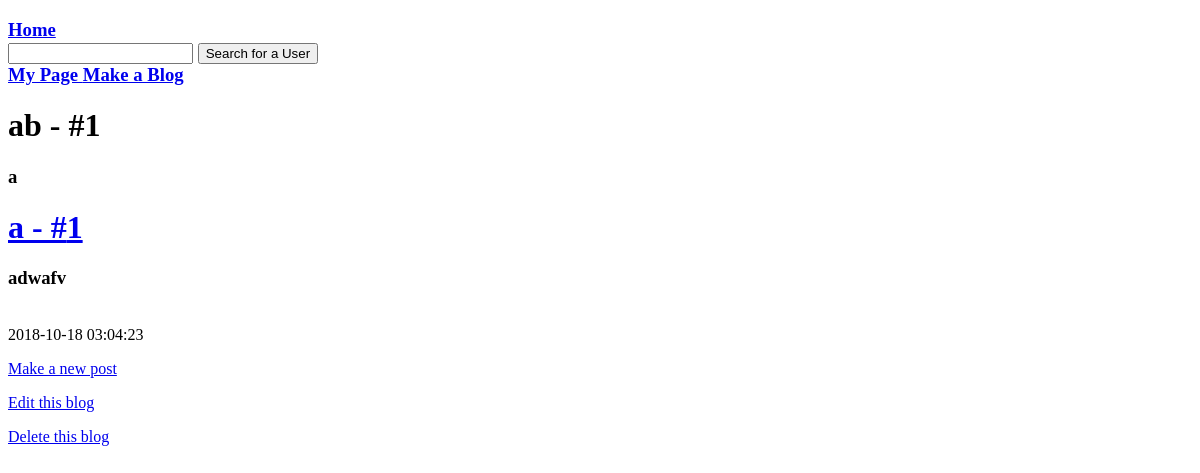
Before: /user/john/1 (signed in) with the older database file.
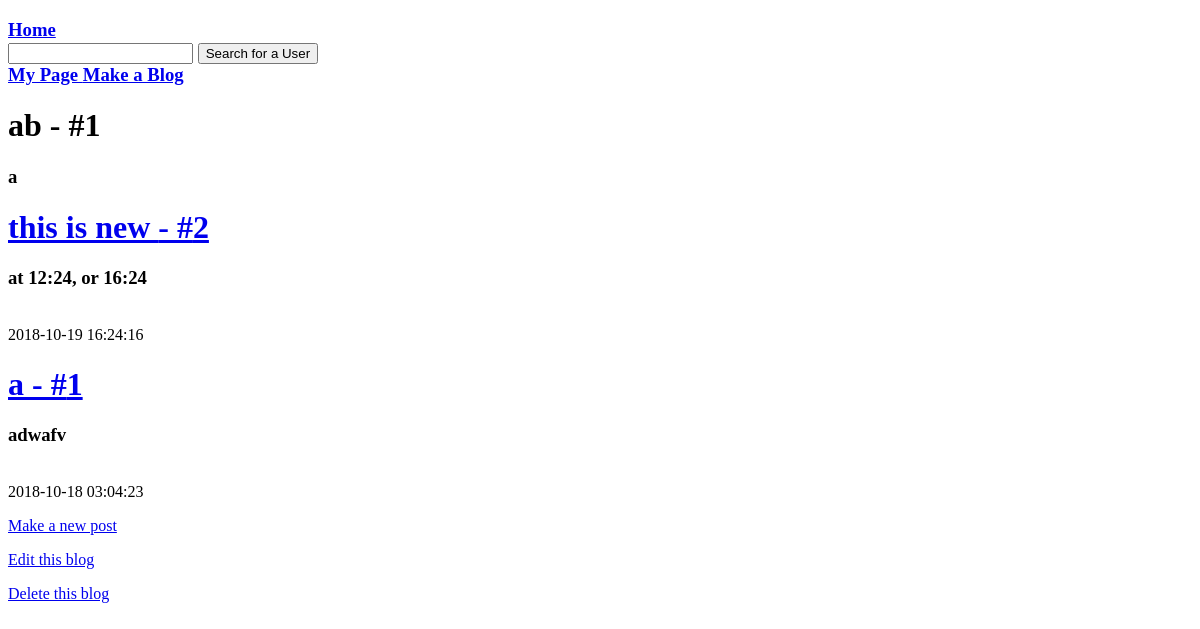
After: the same page with the newer database file.
### tables this page shows
CREATE TABLE blog(username TEXT, category TEXT, blog_title TEXT, description TEXT, blog_id INTEGER);

CREATE TABLE post(username TEXT, post_title TEXT, body TEXT, blog_id INTEGER, post_id INTEGER, timestamp DATETIME);

### blog.py (the view)
@app.route("/user/<user>/<blog_id>")
def dispBlog(user, blog_id):
    if 'user' not in session:
        return redirect("/login")
    try:
        db = sqlite3.connect(DB_FILE)
        c = db.cursor()
        c.execute("SELECT blog_title FROM blog where username='" + str(user) + "' AND blog_id=" + str(blog_id) + ";")
        title = c.fetchall()
        c.execute("SELECT description FROM blog where username='" + str(user) + "' AND blog_id=" + str(blog_id) + ";")
        description = c.fetchall()
        c.execute("SELECT blog_id FROM blog where username='" + str(user) + "' AND blog_id=" + str(blog_id) + ";")
        pid = c.fetchall()
        c.execute("SELECT post_title FROM post where username='" + str(user) + "' AND blog_id=" + str(blog_id) + ";")
        titles = c.fetchall()
        c.execute("SELECT body FROM post where username='" + str(user) + "' AND blog_id=" + str(blog_id) + ";")
        bodies = c.fetchall()
        c.execute("SELECT post_id FROM post where username='" + str(user) + "' AND blog_id=" + str(blog_id) + ";")
        ids = c.fetchall()
        c.execute("SELECT timestamp FROM post where username='" + str(user) + "' AND blog_id=" + str(blog_id) + ";")
        times = c.fetchall()
        db.commit()
        db.close()
        title = title[0][0]
        description = description[0][0]
        length = len(titles)
        if session['user'] == user:
            print("logged in")
            this_user = True
        else:
            this_user = False
        return render_template("blog.html", title=title, description=description, blog_id=blog_id, user=user,
                           this_user=this_user, length=length, titles=titles, bodies=bodies, ids=ids, times=times)
    except:
        flash("Error, blog does not exist.")
        return redirect("/")

### templates/blog.html (shortened to what this page needs)
<!DOCTYPE html>
<html>
    <head>
    </head>
    <body>
      <h3>
	<a href="/"> Home </a>
	<form action="/search">
	  <input type="text" name="query">
	  <input type="submit" value="Search for a User">
	</form>
	<a href="/mypage"> My Page </a>
	<a href="/add"> Make a Blog </a>
      </h3>
      <h1> {{title}} - #{{blog_id}} </h1>
      <h3> {{description}} </h3>
      {% for n in range(length) %}
      {% set url = "/user/" + user + "/" + blog_id + "/" + ids[length - n - 1][0]|string %}
      <h1> <a href={{url}}> {{titles[length - n - 1][0]}} - #{{ids[length - n - 1][0]}} </a> </h1>
      <h3> {{bodies[length - n - 1][0]}} </h3>
      <br> {{times[length - n - 1][0]}}
      {% endfor %}
      {% if this_user %}
      {% set aurl = "/addpost/" + user + "/" + blog_id %}
      {% set eurl = "/edit/" + user + "/" + blog_id %}
      {% set durl = "/delete/" + user  + "/" + blog_id %}
      <p> <a href={{aurl}}> Make a new post </a> </p>
      <p> <a href={{eurl}}> Edit this blog </a> </p>
      <p> <a href={{durl}}> Delete this blog </a> </p>
      {% endif %}
    </body>
</html>

Changed rows visible on the page:
added post: post_title "this is new", post "2", body "at 12:24, or 16:24", timestamp "2018-10-19 16:24:16"
